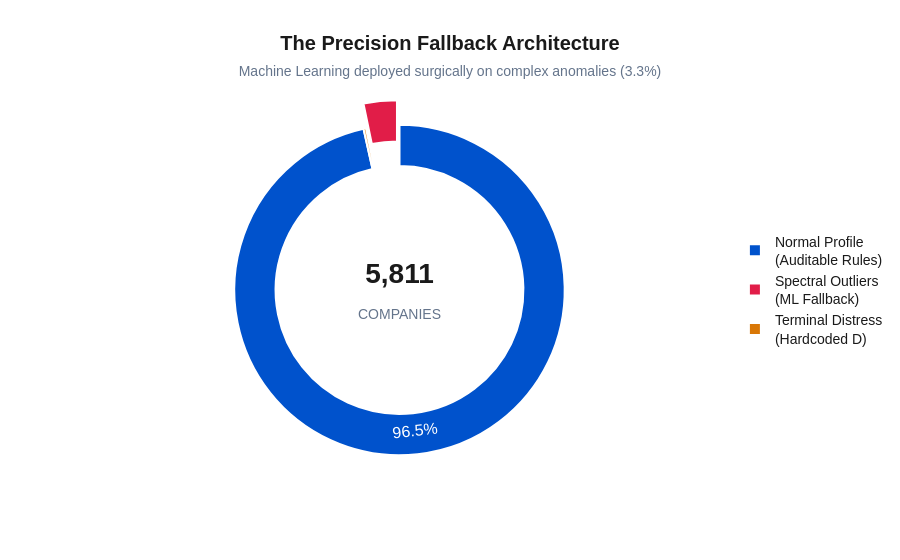

The code cell stored with this chart in its notebook:
### Code cell
import plotly.graph_objects as go

# --- 1. The Data ---
labels = [
    'Normal Profile<br>(Auditable Rules)', 
    'Spectral Outliers<br>(ML Fallback)', 
    'Terminal Distress<br>(Hardcoded D)'
]
values = [5608, 189, 14]

# Clean, high-contrast corporate colors
colors = ['#0052cc', '#e11d48', '#d97706']

# --- 2. Create the Sleek Donut Chart ---
fig = go.Figure(data=[go.Pie(
    labels=labels,
    values=values,
    hole=0.75,             # Thinner, more modern donut ring
    pull=[0, 0.15, 0],     # Explode the ML slice to draw the eye
    marker=dict(colors=colors, line=dict(color='white', width=2)),
    textinfo='percent',    # Cleanly show only the % on the slices
    textfont_size=16,
    textfont_color='white',
    hoverinfo='label+value+percent'
)])

# --- 3. Clean, Modern Layout and Typography ---
fig.update_layout(
    title_text="<b>The Precision Fallback Architecture</b><br>"
               "<span style='font-size:14px; color:#64748b'>"
               "Machine Learning deployed surgically on complex anomalies (3.3%)</span>",
    title_x=0.5,           # Center the title
    font=dict(family="Arial", size=14, color="#1a1a1a"),
    plot_bgcolor='white',
    paper_bgcolor='white',
    showlegend=True,
    
    # Position the legend cleanly to the right
    legend=dict(
        orientation="v",
        yanchor="middle",
        y=0.5,
        xanchor="left",
        x=1.1,
        font=dict(size=14)
    ),
    
    # The HUD element in the center of the donut
    annotations=[
        dict(
            text="<b>5,811</b><br><span style='font-size:14px; color:#64748b'>COMPANIES</span>",
            x=0.5, y=0.5,
            font_size=28,
            showarrow=False,
            font_color="#1a1a1a"
        )
    ]
)

# Show the interactive plot
fig.show()

### Figure 1 — Plotly figure (JSON) as saved in the notebook; plotly's stock layout.template omitted (floating-point values rounded to 4 significant figures)
{"data": [{"hole": 0.75, "hoverinfo": "label+value+percent", "labels": ["Normal Profile<br>(Auditable Rules)", "Spectral Outliers<br>(ML Fallback)", "Terminal Distress<br>(Hardcoded D)"], "marker": {"colors": ["#0052cc", "#e11d48", "#d97706"], "line": {"color": "white", "width": 2}}, "pull": [0, 0.15, 0], "textfont": {"color": "white", "size": 16}, "textinfo": "percent", "type": "pie", "values": [5608, 189, 14]}], "layout": {"annotations": [{"font": {"color": "#1a1a1a", "size": 28}, "showarrow": false, "text": "<b>5,811</b><br><span style='font-size:14px; color:#64748b'>COMPANIES</span>", "x": 0.5, "y": 0.5}], "font": {"color": "#1a1a1a", "family": "Arial", "size": 14}, "legend": {"font": {"size": 14}, "orientation": "v", "x": 1.1, "xanchor": "left", "y": 0.5, "yanchor": "middle"}, "paper_bgcolor": "white", "plot_bgcolor": "white", "showlegend": true, "title": {"text": "<b>The Precision Fallback Architecture</b><br><span style='font-size:14px; color:#64748b'>Machine Learning deployed surgically on complex anomalies (3.3%)</span>", "x": 0.5}}}
